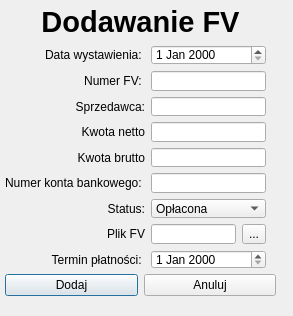
<?xml version="1.0" encoding="UTF-8"?>
<ui version="4.0">
 <class>Dialog</class>
 <widget class="QDialog" name="Dialog">
  <property name="geometry">
   <rect>
    <x>0</x>
    <y>0</y>
    <width>293</width>
    <height>316</height>
   </rect>
  </property>
  <property name="windowTitle">
   <string>Dialog</string>
  </property>
  <widget class="QWidget" name="verticalLayoutWidget">
   <property name="geometry">
    <rect>
     <x>0</x>
     <y>0</y>
     <width>281</width>
     <height>301</height>
    </rect>
   </property>
   <layout class="QVBoxLayout" name="verticalLayout" stretch="1,1,9,1,1">
    <property name="leftMargin">
     <number>5</number>
    </property>
    <property name="topMargin">
     <number>5</number>
    </property>
    <property name="rightMargin">
     <number>5</number>
    </property>
    <property name="bottomMargin">
     <number>5</number>
    </property>
    <item>
     <widget class="QLabel" name="label">
      <property name="font">
       <font>
        <pointsize>22</pointsize>
        <weight>75</weight>
        <bold>true</bold>
       </font>
      </property>
      <property name="text">
       <string>Dodawanie FV</string>
      </property>
      <property name="alignment">
       <set>Qt::AlignHCenter|Qt::AlignTop</set>
      </property>
     </widget>
    </item>
    <item>
     <spacer name="verticalSpacer">
      <property name="orientation">
       <enum>Qt::Vertical</enum>
      </property>
      <property name="sizeHint" stdset="0">
       <size>
        <width>20</width>
        <height>40</height>
       </size>
      </property>
     </spacer>
    </item>
    <item>
     <layout class="QGridLayout" name="gridLayout" rowstretch="0,0,0,0,0,0,0,0,0,0,0,0,0" columnstretch="1,1">
      <property name="rightMargin">
       <number>10</number>
      </property>
      <item row="9" column="1">
       <layout class="QHBoxLayout" name="horizontalLayout_2" stretch="0,0">
        <item>
         <widget class="QLineEdit" name="lineEdit_file_name">
          <property name="readOnly">
           <bool>true</bool>
          </property>
         </widget>
        </item>
        <item>
         <widget class="QToolButton" name="toolButton_open_file">
          <property name="text">
           <string>...</string>
          </property>
         </widget>
        </item>
       </layout>
      </item>
      <item row="9" column="0">
       <widget class="QLabel" name="label_plik_fv">
        <property name="text">
         <string>Plik FV</string>
        </property>
        <property name="alignment">
         <set>Qt::AlignRight|Qt::AlignTrailing|Qt::AlignVCenter</set>
        </property>
       </widget>
      </item>
      <item row="0" column="1">
       <widget class="QDateEdit" name="dateEdit_data_wystawienia"/>
      </item>
      <item row="7" column="1">
       <widget class="QComboBox" name="comboBox">
        <item>
         <property name="text">
          <string>Opłacona</string>
         </property>
        </item>
        <item>
         <property name="text">
          <string>Nieopłacona</string>
         </property>
        </item>
       </widget>
      </item>
      <item row="6" column="1">
       <widget class="QLineEdit" name="lineedit_numer_konta"/>
      </item>
      <item row="5" column="1">
       <widget class="QLineEdit" name="lineedit_kwota_brutto"/>
      </item>
      <item row="2" column="0">
       <widget class="QLabel" name="label_numer_fv">
        <property name="text">
         <string>Numer FV: </string>
        </property>
        <property name="alignment">
         <set>Qt::AlignRight|Qt::AlignTrailing|Qt::AlignVCenter</set>
        </property>
       </widget>
      </item>
      <item row="0" column="0">
       <widget class="QLabel" name="label_termin_wystawienia">
        <property name="text">
         <string>Data wystawienia: </string>
        </property>
        <property name="alignment">
         <set>Qt::AlignRight|Qt::AlignTrailing|Qt::AlignVCenter</set>
        </property>
       </widget>
      </item>
      <item row="3" column="0">
       <widget class="QLabel" name="label_sprzedawca">
        <property name="text">
         <string>Sprzedawca:</string>
        </property>
        <property name="alignment">
         <set>Qt::AlignRight|Qt::AlignTrailing|Qt::AlignVCenter</set>
        </property>
       </widget>
      </item>
      <item row="4" column="0">
       <widget class="QLabel" name="label_kwota_netto">
        <property name="text">
         <string>Kwota netto</string>
        </property>
        <property name="alignment">
         <set>Qt::AlignRight|Qt::AlignTrailing|Qt::AlignVCenter</set>
        </property>
       </widget>
      </item>
      <item row="7" column="0">
       <widget class="QLabel" name="label_status">
        <property name="text">
         <string>Status:</string>
        </property>
        <property name="alignment">
         <set>Qt::AlignRight|Qt::AlignTrailing|Qt::AlignVCenter</set>
        </property>
       </widget>
      </item>
      <item row="6" column="0">
       <widget class="QLabel" name="label_nr_konta">
        <property name="text">
         <string>Numer konta bankowego: </string>
        </property>
        <property name="alignment">
         <set>Qt::AlignRight|Qt::AlignTrailing|Qt::AlignVCenter</set>
        </property>
       </widget>
      </item>
      <item row="5" column="0">
       <widget class="QLabel" name="label_kwota_brutto">
        <property name="text">
         <string>Kwota brutto</string>
        </property>
        <property name="alignment">
         <set>Qt::AlignRight|Qt::AlignTrailing|Qt::AlignVCenter</set>
        </property>
       </widget>
      </item>
      <item row="4" column="1">
       <widget class="QLineEdit" name="lineedit_kwota_netto"/>
      </item>
      <item row="3" column="1">
       <widget class="QLineEdit" name="lineedit_sprzedawca"/>
      </item>
      <item row="2" column="1">
       <widget class="QLineEdit" name="lineedit_numer_fv"/>
      </item>
      <item row="10" column="0">
       <widget class="QLabel" name="label_termin_platnosci">
        <property name="text">
         <string>Termin płatności: </string>
        </property>
        <property name="alignment">
         <set>Qt::AlignRight|Qt::AlignTrailing|Qt::AlignVCenter</set>
        </property>
       </widget>
      </item>
      <item row="10" column="1">
       <widget class="QDateEdit" name="dateEdit_termin_platnosci"/>
      </item>
     </layout>
    </item>
    <item>
     <spacer name="verticalSpacer_2">
      <property name="orientation">
       <enum>Qt::Vertical</enum>
      </property>
      <property name="sizeHint" stdset="0">
       <size>
        <width>20</width>
        <height>40</height>
       </size>
      </property>
     </spacer>
    </item>
    <item>
     <layout class="QHBoxLayout" name="horizontalLayout">
      <item>
       <widget class="QPushButton" name="dodaj">
        <property name="text">
         <string>Dodaj</string>
        </property>
       </widget>
      </item>
      <item>
       <widget class="QPushButton" name="anuluj">
        <property name="text">
         <string>Anuluj</string>
        </property>
       </widget>
      </item>
     </layout>
    </item>
   </layout>
  </widget>
 </widget>
 <tabstops>
  <tabstop>dateEdit_data_wystawienia</tabstop>
  <tabstop>lineedit_numer_fv</tabstop>
  <tabstop>lineedit_sprzedawca</tabstop>
  <tabstop>lineedit_kwota_netto</tabstop>
  <tabstop>lineedit_kwota_brutto</tabstop>
  <tabstop>lineedit_numer_konta</tabstop>
  <tabstop>comboBox</tabstop>
  <tabstop>lineEdit_file_name</tabstop>
  <tabstop>toolButton_open_file</tabstop>
  <tabstop>dateEdit_termin_platnosci</tabstop>
  <tabstop>dodaj</tabstop>
  <tabstop>anuluj</tabstop>
 </tabstops>
 <resources/>
 <connections/>
</ui>
